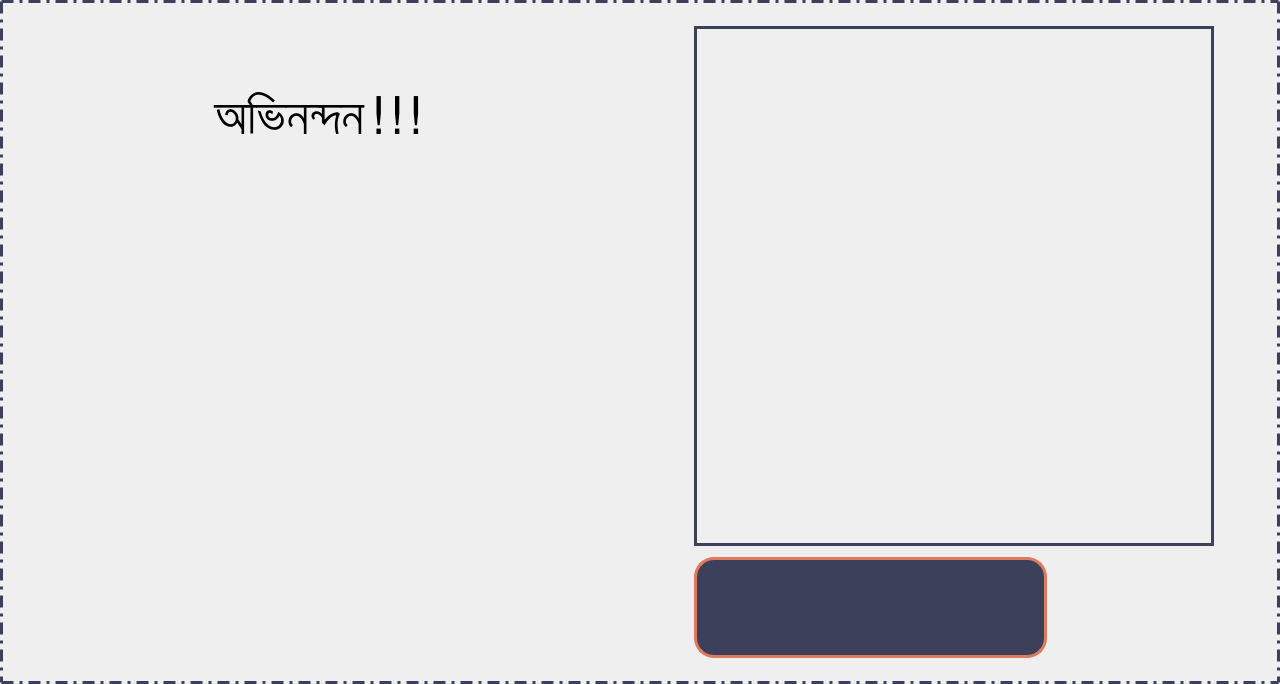
      <widget class="QWidget" name="navigation_page">
       <layout class="QHBoxLayout" name="horizontalLayout_7">
        <property name="leftMargin">
         <number>0</number>
        </property>
        <property name="topMargin">
         <number>0</number>
        </property>
        <property name="rightMargin">
         <number>0</number>
        </property>
        <property name="bottomMargin">
         <number>0</number>
        </property>
        <item>
         <widget class="QFrame" name="navigation_frame">
          <property name="minimumSize">
           <size>
            <width>1280</width>
            <height>491</height>
           </size>
          </property>
          <property name="styleSheet">
           <string notr="true">border: 3px dot-dash rgb(61, 64, 91);
</string>
          </property>
          <property name="frameShape">
           <enum>QFrame::StyledPanel</enum>
          </property>
          <property name="frameShadow">
           <enum>QFrame::Raised</enum>
          </property>
          <layout class="QHBoxLayout" name="horizontalLayout_5">
           <item>
            <widget class="QFrame" name="n_middle_frame">
             <property name="minimumSize">
              <size>
               <width>623</width>
               <height>650</height>
              </size>
             </property>
             <property name="maximumSize">
              <size>
               <width>623</width>
               <height>691</height>
              </size>
             </property>
             <property name="styleSheet">
              <string notr="true">border: none;</string>
             </property>
             <property name="frameShape">
              <enum>QFrame::StyledPanel</enum>
             </property>
             <property name="frameShadow">
              <enum>QFrame::Raised</enum>
             </property>
             <layout class="QVBoxLayout" name="verticalLayout_7">
              <item>
               <widget class="QLabel" name="n_message">
                <property name="minimumSize">
                 <size>
                  <width>434</width>
                  <height>194</height>
                 </size>
                </property>
                <property name="maximumSize">
                 <size>
                  <width>16777215</width>
                  <height>300</height>
                 </size>
                </property>
                <property name="font">
                 <font>
                  <family>Kalpurush</family>
                  <pointsize>39</pointsize>
                  <weight>50</weight>
                  <bold>false</bold>
                 </font>
                </property>
                <property name="styleSheet">
                 <string notr="true">background-color: none;</string>
                </property>
                <property name="text">
                 <string>অভিনন্দন!!! </string>
                </property>
                <property name="alignment">
                 <set>Qt::AlignCenter</set>
                </property>
                <property name="wordWrap">
                 <bool>true</bool>
                </property>
               </widget>
              </item>
              <item>
               <widget class="QLabel" name="n_icon">
                <property name="minimumSize">
                 <size>
                  <width>390</width>
                  <height>442</height>
                 </size>
                </property>
                <property name="styleSheet">
                 <string notr="true">background-color: none;
border: none;</string>
                </property>
                <property name="text">
                 <string/>
                </property>
                <property name="pixmap">
                 <pixmap>../Images/evaluation_icon.png</pixmap>
                </property>
                <property name="alignment">
                 <set>Qt::AlignCenter</set>
                </property>
               </widget>
              </item>
             </layout>
            </widget>
           </item>
           <item>
            <widget class="QFrame" name="n_right_frame">
             <property name="minimumSize">
              <size>
               <width>622</width>
               <height>650</height>
              </size>
             </property>
             <property name="maximumSize">
              <size>
               <width>630</width>
               <height>691</height>
              </size>
             </property>
             <property name="styleSheet">
              <string notr="true">border: none;
</string>
             </property>
             <property name="frameShape">
              <enum>QFrame::StyledPanel</enum>
             </property>
             <property name="frameShadow">
              <enum>QFrame::Raised</enum>
             </property>
             <layout class="QGridLayout" name="gridLayout_6">
              <item row="0" column="0">
               <widget class="QLabel" name="n_type_lbl">
                <property name="minimumSize">
                 <size>
                  <width>520</width>
                  <height>520</height>
                 </size>
                </property>
                <property name="maximumSize">
                 <size>
                  <width>520</width>
                  <height>520</height>
                 </size>
                </property>
                <property name="font">
                 <font>
                  <pointsize>55</pointsize>
                 </font>
                </property>
                <property name="styleSheet">
                 <string notr="true">border: 3px solid rgb(61, 64, 91);</string>
                </property>
                <property name="text">
                 <string/>
                </property>
                <property name="alignment">
                 <set>Qt::AlignCenter</set>
                </property>
               </widget>
              </item>
              <item row="1" column="0">
               <widget class="QPushButton" name="n_proceed_btn">
                <property name="minimumSize">
                 <size>
                  <width>271</width>
                  <height>101</height>
                 </size>
                </property>
                <property name="maximumSize">
                 <size>
                  <width>353</width>
                  <height>16777215</height>
                 </size>
                </property>
                <property name="cursor">
                 <cursorShape>PointingHandCursor</cursorShape>
                </property>
                <property name="styleSheet">
                 <string notr="true">QPushButton {
border: 3px solid #E07A5F;
border-radius: 20px;
background-color:  rgb(61, 64, 91);
}

QPushButton:hover:!pressed {
background-color: #3D405B;
background-color:  rgb(35, 37, 53);
}</string>
                </property>
                <property name="text">
                 <string/>
                </property>
                <property name="icon">
                 <iconset>
                  <normaloff>../Images/forward.png</normaloff>../Images/forward.png</iconset>
                </property>
                <property name="iconSize">
                 <size>
                  <width>90</width>
                  <height>80</height>
                 </size>
                </property>
                <property name="shortcut">
                 <string>Right</string>
                </property>
               </widget>
              </item>
             </layout>
            </widget>
           </item>
          </layout>
         </widget>
        </item>
       </layout>
      </widget>
